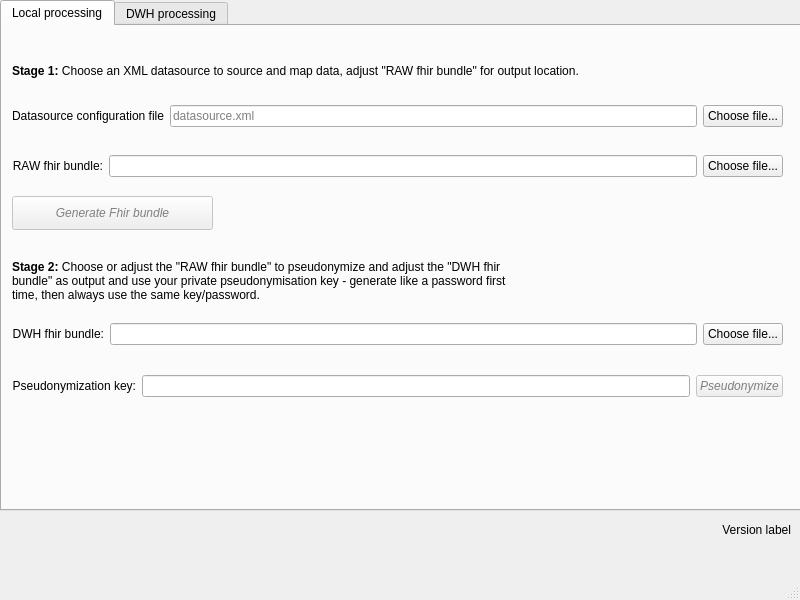
<?xml version="1.0" encoding="UTF-8"?>
<ui version="4.0">
 <class>MainWindow</class>
 <widget class="QMainWindow" name="MainWindow">
  <property name="geometry">
   <rect>
    <x>0</x>
    <y>0</y>
    <width>800</width>
    <height>600</height>
   </rect>
  </property>
  <property name="windowTitle">
   <string>DWH Client</string>
  </property>
  <property name="windowIcon">
   <iconset>
    <normaloff>../../resources/DzlLogoSymmetric.webp</normaloff>../../resources/DzlLogoSymmetric.webp</iconset>
  </property>
  <property name="styleSheet">
   <string notr="true"/>
  </property>
  <widget class="QWidget" name="centralwidget">
   <property name="contextMenuPolicy">
    <enum>Qt::NoContextMenu</enum>
   </property>
   <widget class="QLabel" name="versionIndicatorLabel">
    <property name="geometry">
     <rect>
      <x>640</x>
      <y>520</y>
      <width>151</width>
      <height>20</height>
     </rect>
    </property>
    <property name="toolTip">
     <string>Hi</string>
    </property>
    <property name="text">
     <string>Version label</string>
    </property>
    <property name="alignment">
     <set>Qt::AlignRight|Qt::AlignTrailing|Qt::AlignVCenter</set>
    </property>
   </widget>
   <widget class="QTabWidget" name="tabWidget">
    <property name="geometry">
     <rect>
      <x>0</x>
      <y>0</y>
      <width>801</width>
      <height>511</height>
     </rect>
    </property>
    <property name="tabPosition">
     <enum>QTabWidget::North</enum>
    </property>
    <property name="currentIndex">
     <number>0</number>
    </property>
    <widget class="QWidget" name="localTab">
     <attribute name="title">
      <string>Local processing</string>
     </attribute>
     <widget class="QLabel" name="stage1InfoLabel">
      <property name="geometry">
       <rect>
        <x>10</x>
        <y>10</y>
        <width>771</width>
        <height>71</height>
       </rect>
      </property>
      <property name="text">
       <string>&lt;html&gt;&lt;head/&gt;&lt;body&gt;&lt;p&gt;&lt;span style=&quot; font-weight:600;&quot;&gt;Stage 1:&lt;/span&gt; Choose an XML datasource to source and map data, adjust &amp;quot;RAW fhir bundle&amp;quot; for output location.&lt;/p&gt;&lt;/body&gt;&lt;/html&gt;</string>
      </property>
      <property name="wordWrap">
       <bool>true</bool>
      </property>
     </widget>
     <widget class="QWidget" name="layoutWidget">
      <property name="geometry">
       <rect>
        <x>10</x>
        <y>120</y>
        <width>771</width>
        <height>41</height>
       </rect>
      </property>
      <layout class="QGridLayout" name="gridLayout">
       <item row="0" column="0">
        <widget class="QLabel" name="rawFhirInputLabel">
         <property name="toolTip">
          <string>Output of generation, input for pseudonymization</string>
         </property>
         <property name="text">
          <string>RAW fhir bundle:</string>
         </property>
         <property name="alignment">
          <set>Qt::AlignRight|Qt::AlignTrailing|Qt::AlignVCenter</set>
         </property>
        </widget>
       </item>
       <item row="0" column="2">
        <widget class="QPushButton" name="rawFhirFileInputPushButton">
         <property name="text">
          <string>Choose file...</string>
         </property>
        </widget>
       </item>
       <item row="0" column="1">
        <widget class="QLineEdit" name="rawFhirFileText"/>
       </item>
      </layout>
      <zorder>rawFhirFileText</zorder>
      <zorder>rawFhirInputLabel</zorder>
      <zorder>rawFhirFileInputPushButton</zorder>
     </widget>
     <widget class="QWidget" name="layoutWidget">
      <property name="geometry">
       <rect>
        <x>10</x>
        <y>340</y>
        <width>771</width>
        <height>41</height>
       </rect>
      </property>
      <layout class="QGridLayout" name="gridLayout_3">
       <item row="0" column="1">
        <widget class="QLineEdit" name="secretKeyPasswordEdit">
         <property name="toolTip">
          <string>setting: secret_key</string>
         </property>
         <property name="inputMask">
          <string/>
         </property>
         <property name="text">
          <string/>
         </property>
         <property name="echoMode">
          <enum>QLineEdit::Password</enum>
         </property>
        </widget>
       </item>
       <item row="0" column="0">
        <widget class="QLabel" name="secretKeyLabel">
         <property name="toolTip">
          <string>This lets you (and only you) re-identify a patient</string>
         </property>
         <property name="text">
          <string>Pseudonymization key:</string>
         </property>
         <property name="alignment">
          <set>Qt::AlignRight|Qt::AlignTrailing|Qt::AlignVCenter</set>
         </property>
        </widget>
       </item>
       <item row="0" column="2">
        <widget class="QPushButton" name="pseudonymizeButton">
         <property name="enabled">
          <bool>false</bool>
         </property>
         <property name="toolTip">
          <string>You must specify RAW and DWH files as well as a pseudonymization key</string>
         </property>
         <property name="autoFillBackground">
          <bool>false</bool>
         </property>
         <property name="styleSheet">
          <string notr="true">font: italic; color: gray</string>
         </property>
         <property name="text">
          <string>Pseudonymize</string>
         </property>
        </widget>
       </item>
      </layout>
      <zorder>secretKeyPasswordEdit</zorder>
      <zorder>secretKeyLabel</zorder>
      <zorder>pseudonymizeButton</zorder>
     </widget>
     <widget class="QWidget" name="layoutWidget">
      <property name="geometry">
       <rect>
        <x>10</x>
        <y>290</y>
        <width>771</width>
        <height>36</height>
       </rect>
      </property>
      <layout class="QGridLayout" name="gridLayout_2">
       <item row="0" column="2">
        <widget class="QPushButton" name="dwhFhirFileOutputPushButton">
         <property name="text">
          <string>Choose file...</string>
         </property>
        </widget>
       </item>
       <item row="0" column="0">
        <widget class="QLabel" name="dwhFhirOutputLabel">
         <property name="toolTip">
          <string>Pseudonymized data, ready for DWH upload</string>
         </property>
         <property name="text">
          <string>DWH fhir bundle:</string>
         </property>
         <property name="alignment">
          <set>Qt::AlignRight|Qt::AlignTrailing|Qt::AlignVCenter</set>
         </property>
        </widget>
       </item>
       <item row="0" column="1">
        <widget class="QLineEdit" name="dwhFhirFileText"/>
       </item>
      </layout>
      <zorder>dwhFhirFileOutputPushButton</zorder>
      <zorder>dwhFhirFileText</zorder>
      <zorder>dwhFhirOutputLabel</zorder>
     </widget>
     <widget class="QWidget" name="layoutWidget_2">
      <property name="geometry">
       <rect>
        <x>10</x>
        <y>70</y>
        <width>771</width>
        <height>41</height>
       </rect>
      </property>
      <layout class="QGridLayout" name="gridLayout_4">
       <item row="0" column="0">
        <widget class="QLabel" name="dsConfigLabel">
         <property name="text">
          <string>Datasource configuration file</string>
         </property>
         <property name="alignment">
          <set>Qt::AlignRight|Qt::AlignTrailing|Qt::AlignVCenter</set>
         </property>
        </widget>
       </item>
       <item row="0" column="1">
        <widget class="QLineEdit" name="dsConfigFileText">
         <property name="placeholderText">
          <string>datasource.xml</string>
         </property>
        </widget>
       </item>
       <item row="0" column="2">
        <widget class="QPushButton" name="dsConfigFileInputPushButton">
         <property name="text">
          <string>Choose file...</string>
         </property>
        </widget>
       </item>
      </layout>
      <zorder>dsConfigFileInputPushButton</zorder>
      <zorder>dsConfigFileText</zorder>
      <zorder>dsConfigLabel</zorder>
     </widget>
     <widget class="QPushButton" name="generateFhirButton">
      <property name="enabled">
       <bool>false</bool>
      </property>
      <property name="geometry">
       <rect>
        <x>10</x>
        <y>170</y>
        <width>201</width>
        <height>34</height>
       </rect>
      </property>
      <property name="toolTip">
       <string>You must specify config and RAW files</string>
      </property>
      <property name="autoFillBackground">
       <bool>false</bool>
      </property>
      <property name="styleSheet">
       <string notr="true">font: italic; color: gray</string>
      </property>
      <property name="text">
       <string>Generate Fhir bundle</string>
      </property>
     </widget>
     <widget class="QLabel" name="stage1InfoLabel_2">
      <property name="geometry">
       <rect>
        <x>10</x>
        <y>220</y>
        <width>521</width>
        <height>71</height>
       </rect>
      </property>
      <property name="text">
       <string>&lt;html&gt;&lt;head/&gt;&lt;body&gt;&lt;p&gt;&lt;span style=&quot; font-weight:600;&quot;&gt;Stage 2:&lt;/span&gt; Choose or adjust the &amp;quot;RAW fhir bundle&amp;quot; to pseudonymize and adjust the &amp;quot;DWH fhir bundle&amp;quot; as output and use your private pseudonymisation key - generate like a password first time, then always use the same key/password.&lt;/p&gt;&lt;/body&gt;&lt;/html&gt;</string>
      </property>
      <property name="wordWrap">
       <bool>true</bool>
      </property>
     </widget>
    </widget>
    <widget class="QWidget" name="dwhTab">
     <attribute name="title">
      <string>DWH processing</string>
     </attribute>
     <widget class="QLabel" name="userInfoLabel_2">
      <property name="geometry">
       <rect>
        <x>20</x>
        <y>20</y>
        <width>461</width>
        <height>41</height>
       </rect>
      </property>
      <property name="text">
       <string>Please enter your API connection details to connect to the server:</string>
      </property>
      <property name="wordWrap">
       <bool>true</bool>
      </property>
     </widget>
     <widget class="QWidget" name="layoutWidget_3">
      <property name="geometry">
       <rect>
        <x>20</x>
        <y>60</y>
        <width>721</width>
        <height>36</height>
       </rect>
      </property>
      <layout class="QGridLayout" name="gridLayout_5">
       <item row="0" column="1">
        <widget class="QLineEdit" name="apiKeyPasswordEdit">
         <property name="toolTip">
          <string>setting: dwh_api_key</string>
         </property>
         <property name="inputMask">
          <string/>
         </property>
         <property name="text">
          <string/>
         </property>
         <property name="echoMode">
          <enum>QLineEdit::Password</enum>
         </property>
         <property name="placeholderText">
          <string>API key</string>
         </property>
        </widget>
       </item>
       <item row="0" column="0">
        <widget class="QLineEdit" name="apiUrlEdit">
         <property name="toolTip">
          <string>setting: DWH_API_ENDPOINT</string>
         </property>
         <property name="inputMask">
          <string/>
         </property>
         <property name="text">
          <string/>
         </property>
         <property name="echoMode">
          <enum>QLineEdit::Normal</enum>
         </property>
         <property name="placeholderText">
          <string>API endpoint URL</string>
         </property>
        </widget>
       </item>
       <item row="0" column="2">
        <widget class="QPushButton" name="apiConnectPushButton">
         <property name="sizePolicy">
          <sizepolicy hsizetype="Fixed" vsizetype="Fixed">
           <horstretch>0</horstretch>
           <verstretch>0</verstretch>
          </sizepolicy>
         </property>
         <property name="text">
          <string>Connect...</string>
         </property>
        </widget>
       </item>
      </layout>
     </widget>
     <widget class="QWidget" name="layoutWidget_4">
      <property name="geometry">
       <rect>
        <x>20</x>
        <y>110</y>
        <width>721</width>
        <height>76</height>
       </rect>
      </property>
      <layout class="QGridLayout" name="gridLayout_6">
       <item row="0" column="3">
        <widget class="QPushButton" name="dsFileInputPushButton">
         <property name="text">
          <string>Choose file...</string>
         </property>
        </widget>
       </item>
       <item row="0" column="2">
        <widget class="QLineEdit" name="newDsFileEdit">
         <property name="toolTip">
          <string>DWH-ready FHIR bundle (already pseudonymized)</string>
         </property>
         <property name="inputMask">
          <string/>
         </property>
         <property name="text">
          <string/>
         </property>
         <property name="echoMode">
          <enum>QLineEdit::Normal</enum>
         </property>
         <property name="placeholderText">
          <string>DWH-ready FHIR bundle (already pseudonymized)</string>
         </property>
        </widget>
       </item>
       <item row="1" column="2">
        <widget class="QLineEdit" name="newDsNameEdit">
         <property name="toolTip">
          <string>DS name (source_id)</string>
         </property>
         <property name="inputMask">
          <string/>
         </property>
         <property name="text">
          <string/>
         </property>
         <property name="echoMode">
          <enum>QLineEdit::Normal</enum>
         </property>
         <property name="dragEnabled">
          <bool>true</bool>
         </property>
         <property name="placeholderText">
          <string>DS name (source_id)</string>
         </property>
        </widget>
       </item>
       <item row="1" column="3">
        <widget class="QPushButton" name="newDsUploadPushButton">
         <property name="toolTip">
          <string>Uploads the file data, but does not add to database</string>
         </property>
         <property name="styleSheet">
          <string notr="true">font: italic; color: gray</string>
         </property>
         <property name="text">
          <string>Upload</string>
         </property>
        </widget>
       </item>
       <item row="0" column="1" rowspan="2">
        <widget class="QLabel" name="newDsLabel">
         <property name="toolTip">
          <string/>
         </property>
         <property name="text">
          <string>Add new datasource (or replace existing):</string>
         </property>
         <property name="alignment">
          <set>Qt::AlignRight|Qt::AlignTrailing|Qt::AlignVCenter</set>
         </property>
         <property name="wordWrap">
          <bool>true</bool>
         </property>
        </widget>
       </item>
      </layout>
     </widget>
     <widget class="QComboBox" name="dsChooseComboBox">
      <property name="geometry">
       <rect>
        <x>20</x>
        <y>220</y>
        <width>251</width>
        <height>41</height>
       </rect>
      </property>
      <property name="currentText">
       <string/>
      </property>
     </widget>
     <widget class="QLabel" name="dsChooseLabel">
      <property name="geometry">
       <rect>
        <x>20</x>
        <y>200</y>
        <width>251</width>
        <height>21</height>
       </rect>
      </property>
      <property name="text">
       <string>Choose existing DS to process:</string>
      </property>
     </widget>
     <widget class="QTableWidget" name="dsStatusTableWidget">
      <property name="geometry">
       <rect>
        <x>20</x>
        <y>270</y>
        <width>325</width>
        <height>184</height>
       </rect>
      </property>
      <property name="sizePolicy">
       <sizepolicy hsizetype="Minimum" vsizetype="Expanding">
        <horstretch>0</horstretch>
        <verstretch>0</verstretch>
       </sizepolicy>
      </property>
      <property name="minimumSize">
       <size>
        <width>250</width>
        <height>150</height>
       </size>
      </property>
      <property name="baseSize">
       <size>
        <width>0</width>
        <height>0</height>
       </size>
      </property>
      <property name="toolTip">
       <string>Summary of selected source</string>
      </property>
      <property name="selectionMode">
       <enum>QAbstractItemView::ExtendedSelection</enum>
      </property>
      <property name="selectionBehavior">
       <enum>QAbstractItemView::SelectRows</enum>
      </property>
      <attribute name="horizontalHeaderVisible">
       <bool>true</bool>
      </attribute>
      <attribute name="horizontalHeaderDefaultSectionSize">
       <number>150</number>
      </attribute>
      <attribute name="horizontalHeaderStretchLastSection">
       <bool>true</bool>
      </attribute>
      <attribute name="verticalHeaderVisible">
       <bool>true</bool>
      </attribute>
      <attribute name="verticalHeaderStretchLastSection">
       <bool>true</bool>
      </attribute>
      <row>
       <property name="text">
        <string>Source ID</string>
       </property>
      </row>
      <row>
       <property name="text">
        <string>Status</string>
       </property>
      </row>
      <row>
       <property name="text">
        <string>sourcesystem_cd</string>
       </property>
      </row>
      <row>
       <property name="text">
        <string>Last activity</string>
       </property>
       <property name="toolTip">
        <string>Most recent interaction, may not have updated database</string>
       </property>
      </row>
      <row>
       <property name="text">
        <string>Last update</string>
       </property>
       <property name="toolTip">
        <string>Most recent interaction which changed the i2b2 database</string>
       </property>
      </row>
      <column>
       <property name="text">
        <string>Values</string>
       </property>
      </column>
      <item row="0" column="0">
       <property name="flags">
        <set>ItemIsSelectable|ItemIsDragEnabled|ItemIsDropEnabled|ItemIsUserCheckable|ItemIsEnabled</set>
       </property>
      </item>
      <item row="1" column="0">
       <property name="flags">
        <set>ItemIsSelectable|ItemIsDragEnabled|ItemIsDropEnabled|ItemIsUserCheckable|ItemIsEnabled</set>
       </property>
      </item>
      <item row="2" column="0">
       <property name="flags">
        <set>ItemIsSelectable|ItemIsDragEnabled|ItemIsDropEnabled|ItemIsUserCheckable|ItemIsEnabled</set>
       </property>
      </item>
      <item row="3" column="0">
       <property name="flags">
        <set>ItemIsSelectable|ItemIsDragEnabled|ItemIsDropEnabled|ItemIsUserCheckable|ItemIsEnabled</set>
       </property>
      </item>
      <item row="4" column="0">
       <property name="flags">
        <set>ItemIsSelectable|ItemIsDragEnabled|ItemIsDropEnabled|ItemIsUserCheckable|ItemIsEnabled</set>
       </property>
      </item>
     </widget>
     <widget class="QWidget" name="horizontalLayoutWidget">
      <property name="geometry">
       <rect>
        <x>280</x>
        <y>210</y>
        <width>461</width>
        <height>51</height>
       </rect>
      </property>
      <layout class="QHBoxLayout" name="horizontalLayout">
       <item>
        <widget class="QPushButton" name="showSourceInfoPushButton">
         <property name="toolTip">
          <string>Always available after the first upload and processing</string>
         </property>
         <property name="text">
          <string>Show info</string>
         </property>
        </widget>
       </item>
       <item>
        <widget class="QPushButton" name="showSourceErrorPushButton">
         <property name="toolTip">
          <string>Available only if source encountered an error during processing</string>
         </property>
         <property name="text">
          <string>Show errors</string>
         </property>
        </widget>
       </item>
       <item>
        <widget class="QPushButton" name="updateSourcePushButton">
         <property name="toolTip">
          <string>Available only if source is in &quot;Uploaded&quot; state. Will process the uploaded file to update the database</string>
         </property>
         <property name="text">
          <string>Update source</string>
         </property>
        </widget>
       </item>
       <item>
        <widget class="QPushButton" name="deleteSourcePushButton">
         <property name="toolTip">
          <string>Remove all observations with matching sourcesystem_cd</string>
         </property>
         <property name="text">
          <string>Delete source</string>
         </property>
        </widget>
       </item>
      </layout>
     </widget>
     <widget class="QLabel" name="sourceInfoErrorLabel">
      <property name="geometry">
       <rect>
        <x>360</x>
        <y>280</y>
        <width>161</width>
        <height>21</height>
       </rect>
      </property>
      <property name="text">
       <string>Source info/error</string>
      </property>
     </widget>
     <widget class="QTextBrowser" name="sourceInfoErrorBrowser">
      <property name="geometry">
       <rect>
        <x>360</x>
        <y>300</y>
        <width>421</width>
        <height>151</height>
       </rect>
      </property>
      <property name="toolTip">
       <string>Feedback on the processing</string>
      </property>
     </widget>
     <widget class="QPushButton" name="reloadStatusPushButton">
      <property name="geometry">
       <rect>
        <x>20</x>
        <y>270</y>
        <width>91</width>
        <height>22</height>
       </rect>
      </property>
      <property name="sizePolicy">
       <sizepolicy hsizetype="Expanding" vsizetype="Expanding">
        <horstretch>0</horstretch>
        <verstretch>0</verstretch>
       </sizepolicy>
      </property>
      <property name="toolTip">
       <string>Check status after uploading or processing a source</string>
      </property>
      <property name="text">
       <string>Reload status</string>
      </property>
      <property name="flat">
       <bool>false</bool>
      </property>
     </widget>
    </widget>
   </widget>
  </widget>
  <widget class="QMenuBar" name="menubar">
   <property name="geometry">
    <rect>
     <x>0</x>
     <y>0</y>
     <width>800</width>
     <height>30</height>
    </rect>
   </property>
  </widget>
  <widget class="QStatusBar" name="statusbar"/>
 </widget>
 <resources/>
 <connections/>
</ui>
